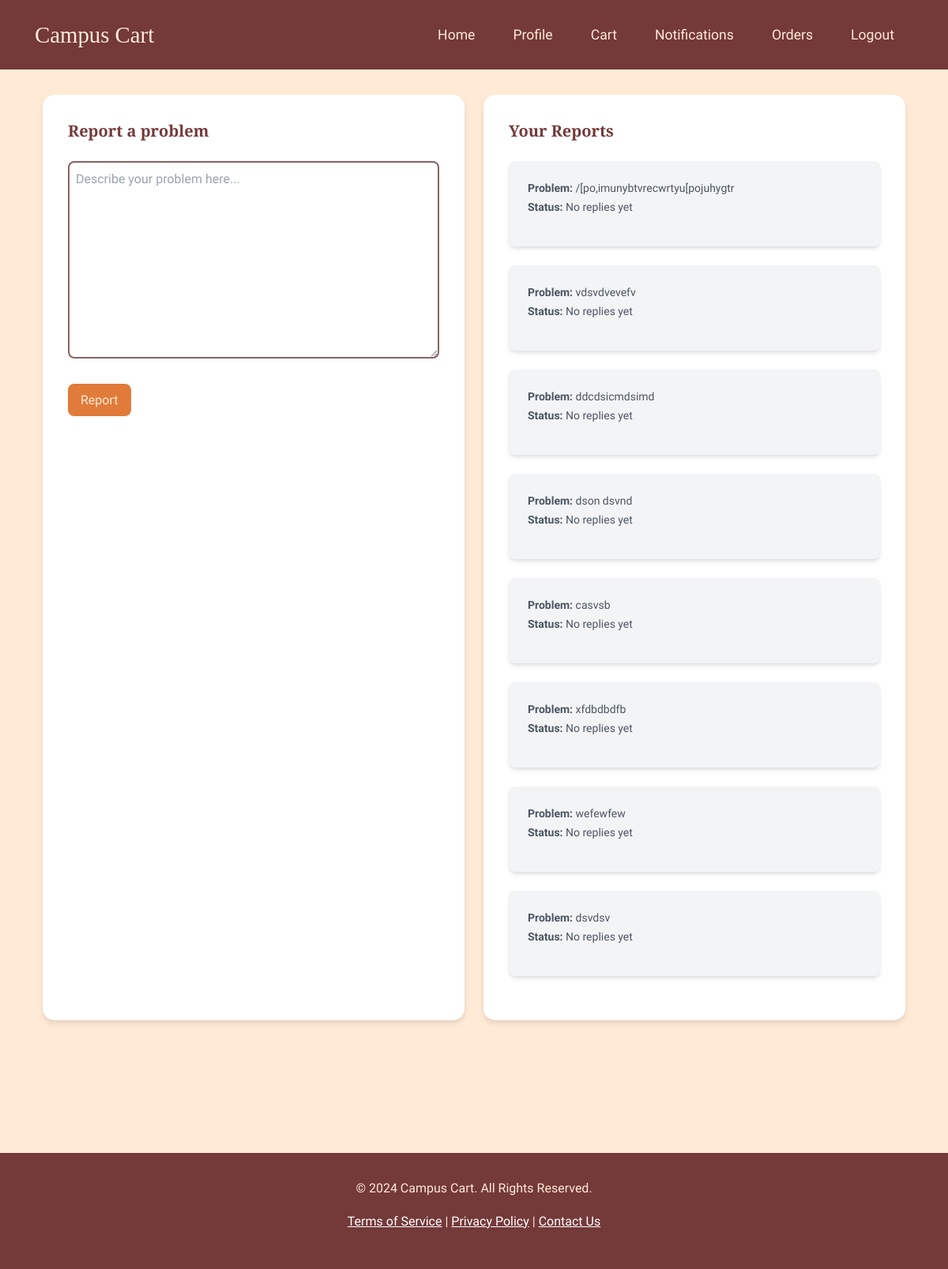
The app's page /student/report_prblm (signed in) with its own data.
### ssp/models.py (models this page shows, shortened)
class ProblemReport(db.Model):
    id = db.Column(db.Integer, primary_key=True)
    user_id = db.Column(db.Integer, db.ForeignKey('users.id'), nullable=False)  # Assuming you have a User model
    description = db.Column(db.Text, nullable=False)
    admin_reply = db.Column(db.Text, default='No replies yet')
    date_reported = db.Column(db.DateTime, default=datetime.utcnow)
    user = db.relationship('Users', backref='reports')  # Assuming you have a User model

### ssp/routes/student.py (the view, shortened to what this page needs)
@student.route('/report_prblm', methods=['GET', 'POST'])
@login_required
def report_prblm():
    reports = ProblemReport.query.filter_by(user_id=current_user.id).all()
    return render_template('report_prblm.html', reports=reports)

### ssp/templates/report_prblm.html (shortened to what this page needs)
<!DOCTYPE html>
<html lang="en">
  <head>
    <link
      href="https://cdn.jsdelivr.net/npm/tailwindcss@2.2.19/dist/tailwind.min.css"
      rel="stylesheet"
    />
    <link href="https://cdn.jsdelivr.net/npm/bootstrap@5.3.0-alpha1/dist/css/bootstrap.min.css" rel="stylesheet" />
    <link rel="stylesheet" href="https://cdn.jsdelivr.net/npm/bootstrap-icons@1.7.2/font/bootstrap-icons.css" />
</head>
<body>
    <nav class="navbar">
        <div class="container-fluid">
            <a class="navbar-brand" href="{{ url_for('student.home') }}">Campus Cart</a>
            <ul class="nav">
                <li class="nav-item">
                    <a class="nav-link" href="{{ url_for('student.home') }}">Home</a>
                </li>
                <li class="nav-item">
                    <a class="nav-link" href="{{ url_for('student.profile') }}">Profile</a>
                </li>
                <li class="nav-item">
                    <a class="nav-link" href="{{ url_for('student.cart') }}">Cart</a>
                </li>
                <li class="nav-item">
                    <a class="nav-link" href="{{ url_for('student.notifications') }}">Notifications</a>
                </li>
                <li class="nav-item">
                    <a class="nav-link" href="{{ url_for('student.orders') }}">Orders</a>
                </li>
                <li class="nav-item">
                    <a class="nav-link" href="{{ url_for('student.logout') }}">Logout</a>
                </li>
            </ul>
        </div>
    </nav>
    <main class="container mx-auto py-8 px-4">
      <div class="grid grid-cols-1 md:grid-cols-2 gap-6">
        <div class="card">
          <h2 class="text-xl font-bold mb-4">Report a problem</h2>
          <form method="POST">
            <textarea
              class="textarea-field mb-4"
              name="description"
              placeholder="Describe your problem here..."
              required
            ></textarea>
            <button type="submit" class="btn-primary">Report</button>
          </form>
        </div>
<div class="card">
    <h2 class="text-xl font-bold mb-4">Your Reports</h2>
    {% for report in reports %}
    <div class="bg-gray-100 p-4 rounded-lg shadow-md mb-4">
      <p class="text-sm text-gray-600 mb-1"><strong>Problem:</strong> {{ report.description }}</p>
      <p class="text-sm text-gray-600"><strong>Status:</strong> {{ report.admin_reply }}</p>
    </div>
    {% else %}
    <p class="text-sm text-gray-500">No reports submitted yet.</p>
    {% endfor %}
  </div>
      </div>
    </main>
    <footer class="footer text-center">
      <p>&copy; 2024 Campus Cart. All Rights Reserved.</p>
      <p>
          <a href="#" class="text-white">Terms of Service</a> |
          <a href="#" class="text-white">Privacy Policy</a> |
          <a href="#" class="text-white">Contact Us</a>
      </p>
  </footer>
  </body>
</html>

### ssp/templates/report_prblm.html (style rules this page uses)
:root { --text-color: #8f3c2d; --background-color: #ffead6; --primary-color: #e07b39; --secondary-color: #886363; --accent-color: #743939; }
body { font-family: "Old Standard TT", serif; background-color: var(--background-color); color: var(--text-color); line-height: 1.6; }
h1, h2, h3, h4, h5, h6 { font-family: "Alegreya", serif; color: var(--accent-color); }
.navbar { background-color: var(--accent-color); padding: 1rem 2rem; }
.navbar-brand { font-family: "Alegreya", serif; font-size: 1.8rem; color: var(--background-color) !important; }
.nav-link { color: var(--background-color) !important; font-family: "Old Standard TT", serif; font-size: 1.1rem; margin: 0 0.5rem; transition: color 0.3s ease; }
.btn-primary { background-color: var(--primary-color); border-color: var(--primary-color); color: var(--background-color); transition: all 0.3s ease; padding: 0.5rem 1rem; border-radius: 0.5rem; }
.card { border: none; border-radius: 15px; box-shadow: 0 4px 6px rgba(0, 0, 0, 0.1); background-color: white; margin-bottom: 1.5rem; padding: 2rem; }
.footer { background-color: var(--accent-color); color: var(--background-color); padding: 2rem 0; width: 100%; margin-top: 7rem; }
.textarea-field { width: 100%; padding: 0.5rem; border: 2px solid var(--secondary-color); border-radius: 8px; min-height: 250px; resize: vertical; }

### records on screen
ProblemReport: description "/[po,imunybtvrecwrtyu[pojuhygtr", admin_reply "No replies yet"
ProblemReport: description "vdsvdvevefv", admin_reply "No replies yet"
ProblemReport: description "ddcdsicmdsimd", admin_reply "No replies yet"
ProblemReport: description "dson dsvnd", admin_reply "No replies yet"
ProblemReport: description "casvsb", admin_reply "No replies yet"
ProblemReport: description "xfdbdbdfb", admin_reply "No replies yet"
ProblemReport: description "wefewfew", admin_reply "No replies yet"
ProblemReport: description "dsvdsv", admin_reply "No replies yet"
